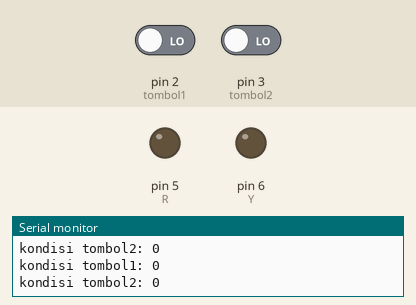
This sketch was run on a simulated Arduino Uno, built with avr-gcc and run on an emulated ATmega328P. On the bench: output pins drawn as LEDs (lit = HIGH), the last lines printed to the serial monitor. The test bench sets the inputs (shaded band); at power-on: pin 2 (tombol1) LOW, pin 3 (tombol2) LOW.

Above: at 1.2 s.
1.3 s: pin 2 (tombol1) driven HIGH and pin 3 (tombol2) driven HIGH
At 2.4 s:
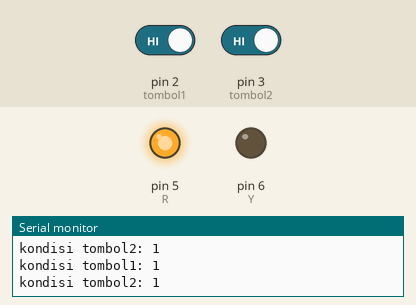
2.8 s: pin 2 (tombol1) driven LOW
At 3.5 s:
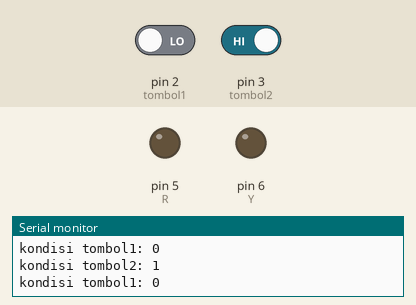
4.3 s: pin 2 (tombol1) driven HIGH
At 5.7 s:
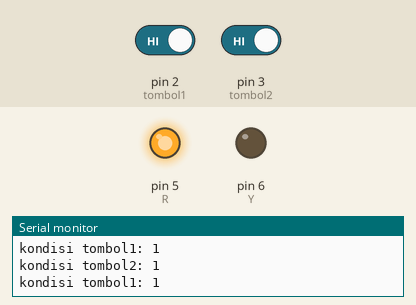
Timing chart, 0 to 7.3 s (numbered marks = the images above; inputs shaded):
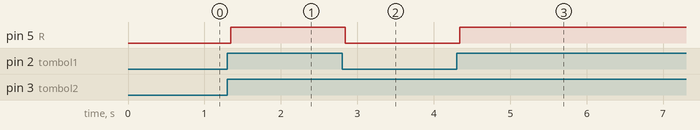

Measured:
- after the input at 1.3 s, pin 5 (R): LOW → HIGH after 0.05 s
- after the input at 2.8 s, pin 5 (R): HIGH → LOW at once
- after the input at 4.3 s, pin 5 (R): LOW → HIGH at once

The sketch:

1.1lednyaladengan2tombol.ino
```cpp
int tombol1=2;
int R=5;
int tombol2=3;
int Y=6;

void setup() {
Serial.begin(9600);
  pinMode(tombol1,INPUT);
  pinMode(R,OUTPUT);
  pinMode(tombol2,INPUT);
  pinMode(Y,OUTPUT);

}
void loop() {
  int bacaTombol1=digitalRead(tombol1);
  Serial.println("kondisi tombol1: " +String(bacaTombol1));
  int bacaTombol2=digitalRead(tombol2);
  Serial.println("kondisi tombol2: " +String(bacaTombol2));

if (bacaTombol1==1&&bacaTombol2==1){
   digitalWrite(R,HIGH);
 }else{
digitalWrite(R,LOW);
 }
}
```
